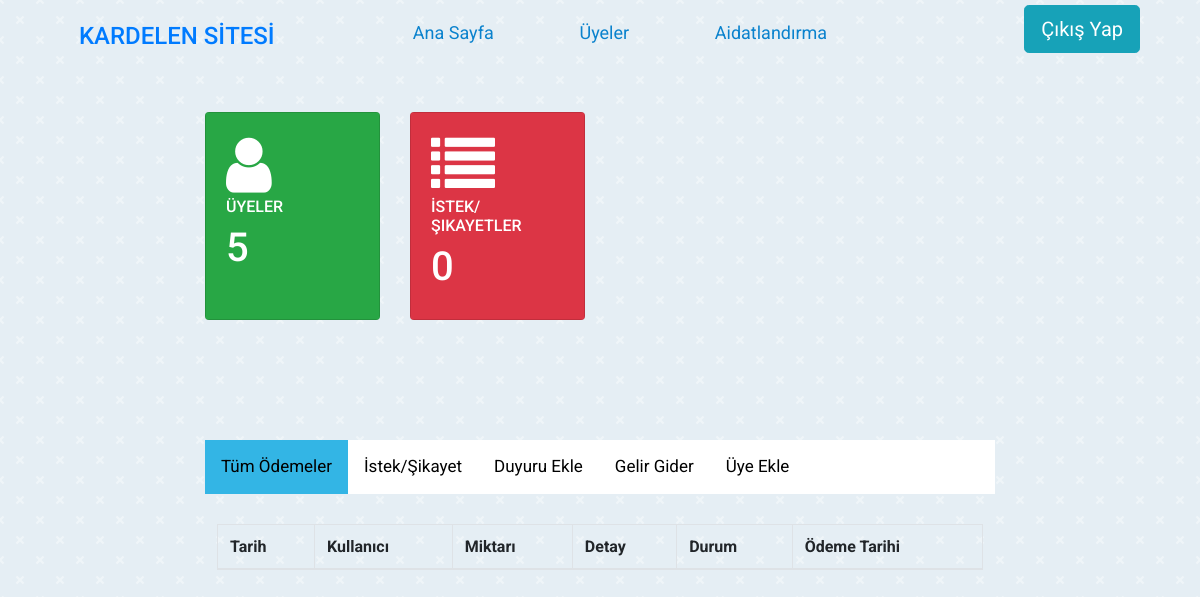
The app's page /admin-panel.php, older data.
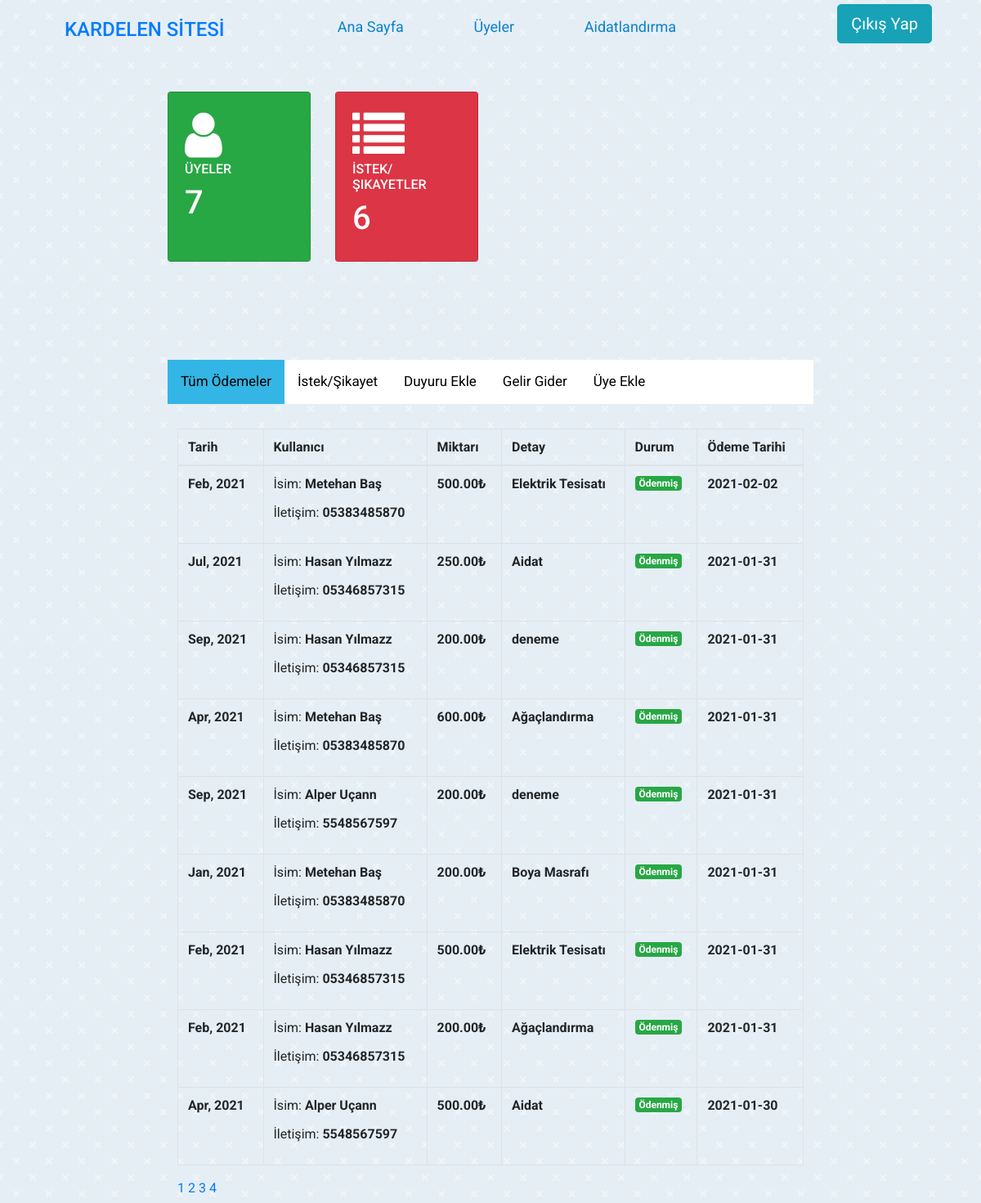
The same page, newer data.
### tables this page shows
CREATE TABLE `billing` (
  `id` int(11) NOT NULL,
  `billing_date` date NOT NULL DEFAULT current_timestamp(),
  `user_id` int(30) NOT NULL,
  `status` int(1) NOT NULL DEFAULT 0 COMMENT '	0=pending,1=paid	',
  `payment_date` date DEFAULT NULL,
  `amount` double NOT NULL,
  `detail` varchar(55) DEFAULT NULL
);

CREATE TABLE `users` (
  `id` int(11) NOT NULL,
  `user_name` varchar(255) NOT NULL,
  `password` varchar(255) NOT NULL,
  `name` varchar(255) NOT NULL,
  `email` varchar(55) NOT NULL,
  `phonenum` varchar(11) NOT NULL,
  `phonenum1` varchar(11) NOT NULL,
  `block` varchar(255) NOT NULL,
  `flat` int(2) NOT NULL,
  `regdate` date DEFAULT NULL,
  `exitdate` date DEFAULT NULL
);

### admin-panel.php (the view, shortened to what the changed rows need)
<?php include "db_conn.php";
$page1=1;
?>
<html lang="en" dir="ltr">
<head>
  <link rel="stylesheet" href="https://cdn.jsdelivr.net/npm/bootstrap@4.5.3/dist/css/bootstrap.min.css">
  <link rel="stylesheet" href="./css/style.css">
  <link rel="stylesheet" href="https://cdnjs.cloudflare.com/ajax/libs/font-awesome/4.7.0/css/font-awesome.min.css">
</head>
<body>
   <br>
  <div class="row">
    <div class="col-sm-8">
      <div class="row mb-3">
        <div class="col-xl-3 col-sm-6 py-2">
          <div class="card bg-success text-white h-100">
            <div class="card-body bg-success">
              <div class="rotate">
                <i class="fa fa-user fa-4x"></i>
              </div>
              <h6 class="text-uppercase">Üyeler </h6>
              <?php
              $query = "SELECT id FROM users WHERE exitdate IS NULL ORDER BY id";
              $query_run = mysqli_query($conn, $query);
              $row = mysqli_num_rows($query_run);
              echo '<h1> ' . $row . '</h1>';
              ?>
            </div>
          </div>
        </div>
         <div class="col-xl-3 col-sm-6 py-2">
                <div class="card text-white bg-danger h-100">
                    <div class="card-body bg-danger">
                        <div class="rotate">
                            <i class="fa fa-list fa-4x"></i>
                        </div>
                        <h6 class="text-uppercase">İstek/Şikayetler</h6>
                        <?php
                        $query = "SELECT id FROM request ORDER BY id";
                        $query_run = mysqli_query($conn, $query);
                        $row = mysqli_num_rows($query_run);
                        echo '<h1> ' . $row . '</h1>';
                        ?>
                    </div>
                </div>
            </div>
      </div> <br><br><br><br>
      <br>
      <div id="Ablok" class="tabcontent">
    <table class="table table-bordered table-condensed table-hover">
      <thead>
        <tr>
          <th class="">Tarih</th>
          <th class="">Kullanıcı</th>
          <th class="">Miktarı</th>
          <th class="">Detay</th>
          <th class="">Durum</th>
          <th class="">Ödeme Tarihi</th>
        </tr>
      </thead>
      <tbody>
        <?php
        $billing = $conn->query("SELECT b.*,u.name,u.phonenum from billing b inner join users u on u.id = b.user_id where status='1' order by payment_date desc limit $page1,9");
        $billingcounter = $conn->query("SELECT b.*,u.name,u.phonenum from billing b inner join users u on u.id = b.user_id where status='1' order by payment_date desc");
        $count = mysqli_num_rows($billingcounter);
        $a =$count/10;
        $a = ceil($a);
          while($row=$billing->fetch_assoc()):
          ?>
        <tr>
          <td class="">
             <p> <b><?php echo date("M, Y",strtotime($row['billing_date'])) ?></b></p>
          </td>
          <td class="">
             <p> İsim: <b><?php echo ucwords($row['name']) ?></b></p>
             <p> İletişim: <b><?php echo ucwords($row['phonenum']) ?></b></p>
          </td>
          <td class="">
             <p class="text-left"> <b><?php echo number_format($row['amount'],2)."₺" ?></b></p>
          </td>
          <td class="">
             <p class="text-left"> <b><?php echo $row['detail']?></b></p>
          </td>
          <td class="">
            <?php if($row['status'] == 1): ?>
             <span class="badge badge-success">Ödenmiş</span>
            <?php else: ?>
             <span class="badge badge-secondary">Ödenmemiş  </span>
            <?php endif; ?>
          </td>
          <td class="">
             <p class="text-left"> <b><?php echo ($row['payment_date'])?></b></p>
          </td>
        </tr>
        <?php endwhile; ?>
      </tbody>
    </table>
    <?php
    for($b=0;$b < $a;$b++) {
    ?> <a href="admin-panel.php?page=<?php echo $b+1; ?>" style="text-decoration:none;"><?php echo $b+1; ?></a> <?php
    }
     ?>
      </div>
</div>
      </div>
</body>
</html>

Row changes from the older to the newer data that the page shows:
added billing: billing_date "Feb, 2021", user.name "Metehan Baş", user.phonenum "05383485870", amount "500.00", detail "Elektrik Tesisatı", status "Ödenmiş", payment_date "2021-02-02"
added billing: billing_date "Jul, 2021", user.name "Hasan Yılmazz", user.phonenum "05346857315", amount "250.00", detail "Aidat", status "Ödenmiş", payment_date "2021-01-31"
added billing: billing_date "Sep, 2021", user.name "Hasan Yılmazz", user.phonenum "05346857315", amount "200.00", detail "deneme", status "Ödenmiş", payment_date "2021-01-31"
added billing: billing_date "Apr, 2021", user.name "Metehan Baş", user.phonenum "05383485870", amount "600.00", detail "Ağaçlandırma", status "Ödenmiş", payment_date "2021-01-31"
added billing: billing_date "Sep, 2021", user.name "Alper Uçann", user.phonenum "5548567597", amount "200.00", detail "deneme", status "Ödenmiş", payment_date "2021-01-31"
added billing: billing_date "Jan, 2021", user.name "Metehan Baş", user.phonenum "05383485870", amount "200.00", detail "Boya Masrafı", status "Ödenmiş", payment_date "2021-01-31"
added billing: billing_date "Feb, 2021", user.name "Hasan Yılmazz", user.phonenum "05346857315", amount "500.00", detail "Elektrik Tesisatı", status "Ödenmiş", payment_date "2021-01-31"
added billing: billing_date "Feb, 2021", user.name "Hasan Yılmazz", user.phonenum "05346857315", amount "200.00", detail "Ağaçlandırma", status "Ödenmiş", payment_date "2021-01-31"
added billing: billing_date "Apr, 2021", user.name "Alper Uçann", user.phonenum "5548567597", amount "500.00", detail "Aidat", status "Ödenmiş", payment_date "2021-01-30"
Text that changed along with them:
$row: "5" → "7"
$row: "0" → "6"
new list line: "1"
new list line: "2"
new list line: "3"
new list line: "4"
